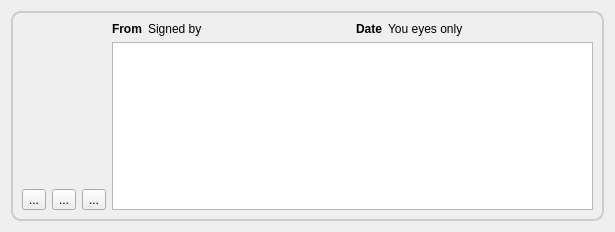
<?xml version="1.0" encoding="UTF-8"?>
<ui version="4.0">
 <class>PulseItem</class>
 <widget class="QWidget" name="PulseItem">
  <property name="geometry">
   <rect>
    <x>0</x>
    <y>0</y>
    <width>615</width>
    <height>232</height>
   </rect>
  </property>
  <property name="font">
   <font>
    <pointsize>9</pointsize>
   </font>
  </property>
  <property name="windowTitle">
   <string notr="true"/>
  </property>
  <layout class="QHBoxLayout" name="horizontalLayout">
   <item>
    <widget class="QFrame" name="frame">
     <property name="sizePolicy">
      <sizepolicy hsizetype="Expanding" vsizetype="Preferred">
       <horstretch>0</horstretch>
       <verstretch>0</verstretch>
      </sizepolicy>
     </property>
     <property name="styleSheet">
      <string notr="true">QFrame#frame{border: 2px solid #CCCCCC;
background: qlineargradient(x1: 0, y1: 0, x2: 0, y2: 1,
                                     stop: 0 #EEEEEE, stop: 1 #CCCCCC);
border-radius: 10px}</string>
     </property>
     <property name="frameShape">
      <enum>QFrame::StyledPanel</enum>
     </property>
     <property name="frameShadow">
      <enum>QFrame::Raised</enum>
     </property>
     <layout class="QGridLayout" name="gridLayout">
      <item row="0" column="0" rowspan="2">
       <widget class="QLabel" name="imgLabel">
        <property name="minimumSize">
         <size>
          <width>75</width>
          <height>75</height>
         </size>
        </property>
        <property name="maximumSize">
         <size>
          <width>75</width>
          <height>75</height>
         </size>
        </property>
        <property name="styleSheet">
         <string notr="true">QLabel#label{border: 2px solid black;
background: qlineargradient(x1: 0, y1: 0, x2: 0, y2: 1,
                                     stop: 0 #EEEEEE, stop: 1 #CCCCCC);
border-radius: 10px}</string>
        </property>
        <property name="text">
         <string/>
        </property>
        <property name="pixmap">
         <pixmap>:/images/konversation.png</pixmap>
        </property>
        <property name="alignment">
         <set>Qt::AlignCenter</set>
        </property>
       </widget>
      </item>
      <item row="0" column="1">
       <layout class="QHBoxLayout" name="_3">
        <item>
         <widget class="QLabel" name="fromBoldLabel">
          <property name="sizePolicy">
           <sizepolicy hsizetype="Preferred" vsizetype="Fixed">
            <horstretch>0</horstretch>
            <verstretch>0</verstretch>
           </sizepolicy>
          </property>
          <property name="font">
           <font>
            <pointsize>9</pointsize>
            <weight>75</weight>
            <bold>true</bold>
           </font>
          </property>
          <property name="text">
           <string>From</string>
          </property>
         </widget>
        </item>
        <item>
         <widget class="QLabel" name="fromLabel">
          <property name="sizePolicy">
           <sizepolicy hsizetype="Expanding" vsizetype="Fixed">
            <horstretch>0</horstretch>
            <verstretch>0</verstretch>
           </sizepolicy>
          </property>
          <property name="font">
           <font>
            <pointsize>9</pointsize>
           </font>
          </property>
          <property name="text">
           <string notr="true">Signed by</string>
          </property>
          <property name="openExternalLinks">
           <bool>true</bool>
          </property>
         </widget>
        </item>
       </layout>
      </item>
      <item row="0" column="2">
       <layout class="QHBoxLayout" name="_4">
        <item>
         <widget class="QLabel" name="dateBoldLabel">
          <property name="sizePolicy">
           <sizepolicy hsizetype="Preferred" vsizetype="Fixed">
            <horstretch>0</horstretch>
            <verstretch>0</verstretch>
           </sizepolicy>
          </property>
          <property name="font">
           <font>
            <pointsize>9</pointsize>
            <weight>75</weight>
            <bold>true</bold>
           </font>
          </property>
          <property name="text">
           <string>Date</string>
          </property>
         </widget>
        </item>
        <item>
         <widget class="QLabel" name="dateLabel">
          <property name="sizePolicy">
           <sizepolicy hsizetype="Expanding" vsizetype="Fixed">
            <horstretch>0</horstretch>
            <verstretch>0</verstretch>
           </sizepolicy>
          </property>
          <property name="font">
           <font>
            <pointsize>9</pointsize>
           </font>
          </property>
          <property name="text">
           <string notr="true">You eyes only</string>
          </property>
          <property name="openExternalLinks">
           <bool>true</bool>
          </property>
         </widget>
        </item>
       </layout>
      </item>
      <item row="1" column="1" rowspan="3" colspan="2">
       <widget class="QTextBrowser" name="textBrowser"/>
      </item>
      <item row="2" column="0">
       <spacer name="verticalSpacer">
        <property name="orientation">
         <enum>Qt::Vertical</enum>
        </property>
        <property name="sizeHint" stdset="0">
         <size>
          <width>48</width>
          <height>75</height>
         </size>
        </property>
       </spacer>
      </item>
      <item row="3" column="0">
       <layout class="QHBoxLayout" name="horizontalLayout_2">
        <item>
         <widget class="QToolButton" name="toolButton">
          <property name="text">
           <string>...</string>
          </property>
         </widget>
        </item>
        <item>
         <widget class="QToolButton" name="toolButton_2">
          <property name="text">
           <string>...</string>
          </property>
         </widget>
        </item>
        <item>
         <widget class="QToolButton" name="toolButton_3">
          <property name="text">
           <string>...</string>
          </property>
         </widget>
        </item>
       </layout>
      </item>
     </layout>
    </widget>
   </item>
  </layout>
 </widget>
 <resources>
  <include location="../../retroshare-gui/src/gui/images.qrc"/>
 </resources>
 <connections/>
</ui>
